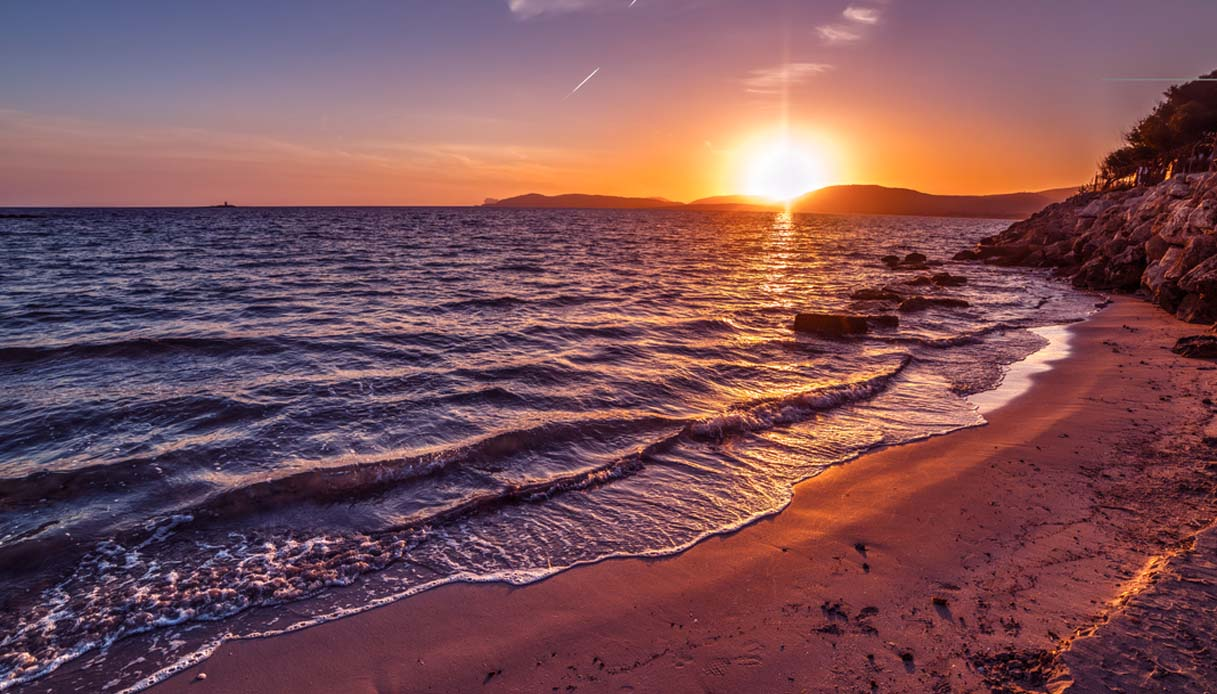
#> input picture main_pic/Alghero-1.jpg, 1217 x 694 px
$ python mosaic.py main_pic/Alghero-1.jpg main_pic/Alghero-1.jpg   (older library calls are emulated)
#> lines starting #> are read from the running program, lines starting #| are printed output that depends on the picture
import sys
import os
from PIL import Image, ImageOps
from multiprocessing import Process, Queue, cpu_count

# Change these 3 config parameters to suit your needs...
TILE_SIZE      = 50		# height/width of mosaic tiles in pixels
TILE_MATCH_RES = 20		# tile matching resolution (higher values give better fit but require more processing)
ENLARGEMENT    = 3		# the mosaic image will be this many times wider and taller than the original

TILE_BLOCK_SIZE = TILE_SIZE / max(min(TILE_MATCH_RES, TILE_SIZE), 1)
WORKER_COUNT = max(cpu_count() - 1, 1)
OUT_FILE = 'output/mosaic_' + str(TILE_SIZE) + '_' + str(TILE_MATCH_RES) + '_' + str(ENLARGEMENT) + '.jpeg'
EOQ_VALUE = None

class TileProcessor:
	def __init__(self, tiles_directory):
		self.tiles_directory = tiles_directory

	# [19 lines left out: function __process_tile, not called in this run]

	def get_tiles(self):
		large_tiles = []
		small_tiles = []

		print('Reading tiles from {}...'.format(self.tiles_directory))

		# search the tiles directory recursively
		for root, subFolders, files in os.walk(self.tiles_directory):
			for tile_name in files:
				print('Reading {:40.40}'.format(tile_name), flush=True, end='\r')
				tile_path = os.path.join(root, tile_name)
				large_tile, small_tile = self.__process_tile(tile_path)
				if large_tile:
					large_tiles.append(large_tile)
					small_tiles.append(small_tile)


		print('Processed {} tiles.'.format(len(large_tiles)))

		return (large_tiles, small_tiles)

class TargetImage:
	def __init__(self, image_path):
		self.image_path = image_path

	def get_data(self):
		print('Processing main image...')
		img = Image.open(self.image_path)
#> img is the input picture: PIL image 1217x694 RGB; mean R, G, B 124.8, 81.7, 87.8
		w = img.size[0] * ENLARGEMENT
#> w = 3651
		h = img.size[1]	* ENLARGEMENT
#> h = 2082
		large_img = img.resize((w, h), Image.ANTIALIAS)
		w_diff = (w % TILE_SIZE)/2
#> w_diff = 0.5
		h_diff = (h % TILE_SIZE)/2
#> h_diff = 16

		# if necessary, crop the image slightly so we use a whole number of tiles horizontally and vertically
		if w_diff or h_diff:
			large_img = large_img.crop((w_diff, h_diff, w - w_diff, h - h_diff))
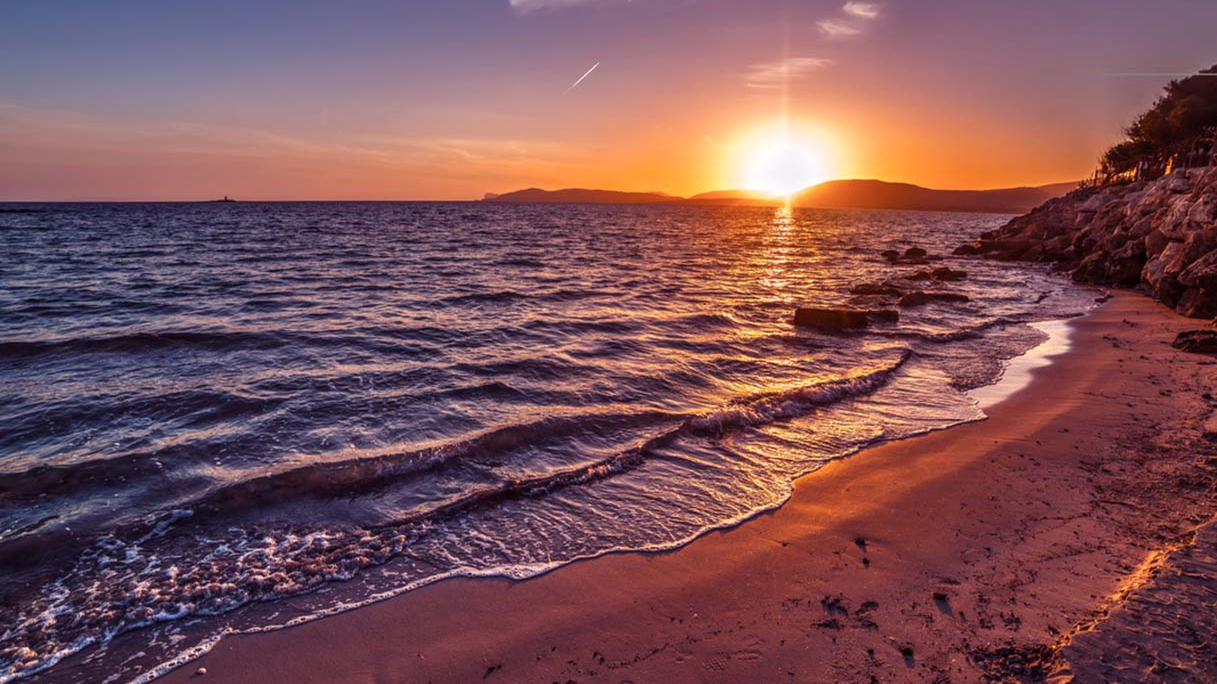
#> large_img: PIL image 3650x2050 RGB (shown at 1/3 size); mean R, G, B 125.1, 81.8, 87.7

		small_img = large_img.resize((int(w/TILE_BLOCK_SIZE), int(h/TILE_BLOCK_SIZE)), Image.ANTIALIAS)
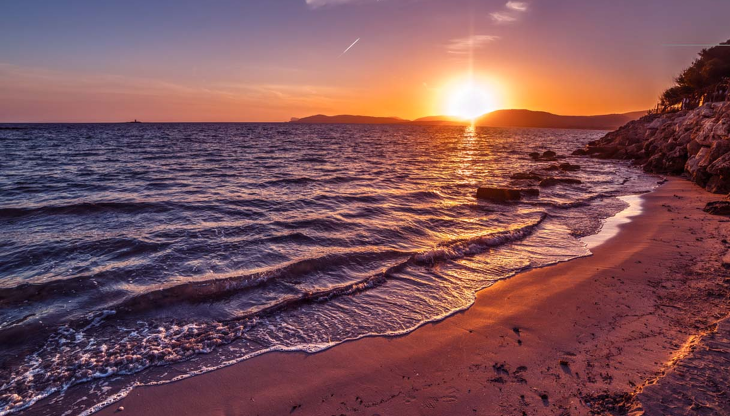
#> small_img: PIL image 1460x832 RGB (shown at 1/2 size); mean R, G, B 125.1, 81.8, 87.7

		image_data = (large_img.convert('RGB'), small_img.convert('RGB'))

		print('Main image processed.')

		return image_data

class TileFitter:
	def __init__(self, tiles_data):
		self.tiles_data = tiles_data

	# [41 lines left out: functions __get_tile_diff, get_best_fit_tile, fit_tiles, not called in this run]

class ProgressCounter:
	def __init__(self, total):
		self.total = total
		self.counter = 0

	def update(self):
		self.counter += 1
		print("Progress: {:04.1f}%".format(100 * self.counter / self.total), flush=True, end='\r')

class MosaicImage:
	def __init__(self, original_img):
		self.image = Image.new(original_img.mode, original_img.size)
#> self.image: PIL image 3650x2050 RGB; every value is 0
		self.x_tile_count = int(original_img.size[0] / TILE_SIZE)
#> self.x_tile_count = 73
		self.y_tile_count = int(original_img.size[1] / TILE_SIZE)
#> self.y_tile_count = 41
		self.total_tiles  = self.x_tile_count * self.y_tile_count
#> self.total_tiles = 2993

	# [4 lines left out: function add_tile, not called in this run]

	def save(self, path):
		self.image.save(path)

# [21 lines left out: function build_mosaic, not called in this run]

def compose(original_img, tiles):
	print('Building mosaic, press Ctrl-C to abort...')
	original_img_large, original_img_small = original_img
	tiles_large, tiles_small = tiles

	mosaic = MosaicImage(original_img_large)

	all_tile_data_large = [list(tile.getdata()) for tile in tiles_large]
	all_tile_data_small = [list(tile.getdata()) for tile in tiles_small]

#> (the run stopped early here; a loop or call above may not have finished)
